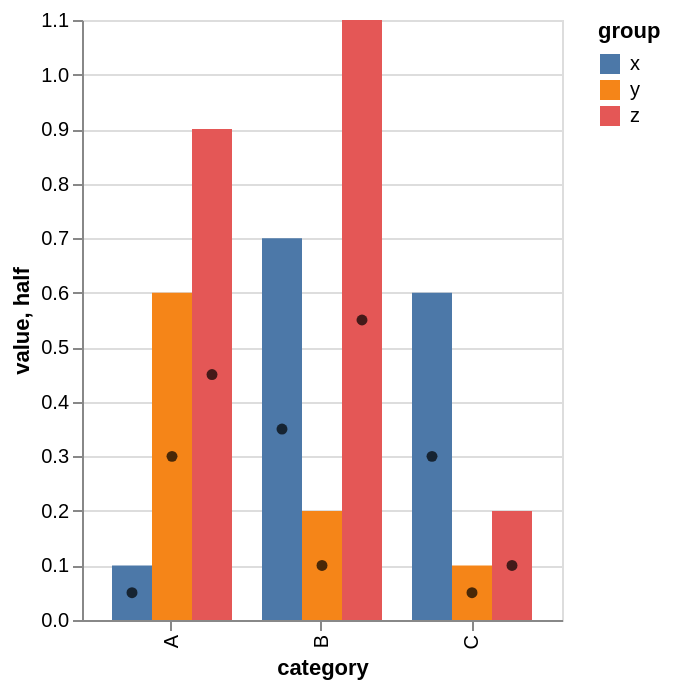

Describe this chart as a Vega-Lite specification.
### Vega-Lite specification from a JSON file in a GitHub repository (floating-point values rounded to 4 significant figures)
{"$schema": "https://vega.github.io/schema/vega-lite/v6.json", "data": {"values": [{"category": "A", "group": "x", "value": 0.1}, {"category": "A", "group": "y", "value": 0.6}, {"category": "A", "group": "z", "value": 0.9}, {"category": "B", "group": "x", "value": 0.7}, {"category": "B", "group": "y", "value": 0.2}, {"category": "B", "group": "z", "value": 1.1}, {"category": "C", "group": "x", "value": 0.6}, {"category": "C", "group": "y", "value": 0.1}, {"category": "C", "group": "z", "value": 0.2}]}, "layer": [{"mark": "bar", "encoding": {"x": {"field": "category"}, "xOffset": {"field": "group"}, "y": {"field": "value", "type": "quantitative"}, "color": {"field": "group"}}}, {"mark": {"type": "circle", "thickness": 2, "color": "black"}, "encoding": {"x": {"field": "category"}, "xOffset": {"field": "group"}, "y": {"field": "half", "type": "quantitative"}}}], "transform": [{"calculate": "datum.value/2", "as": "half"}]}
